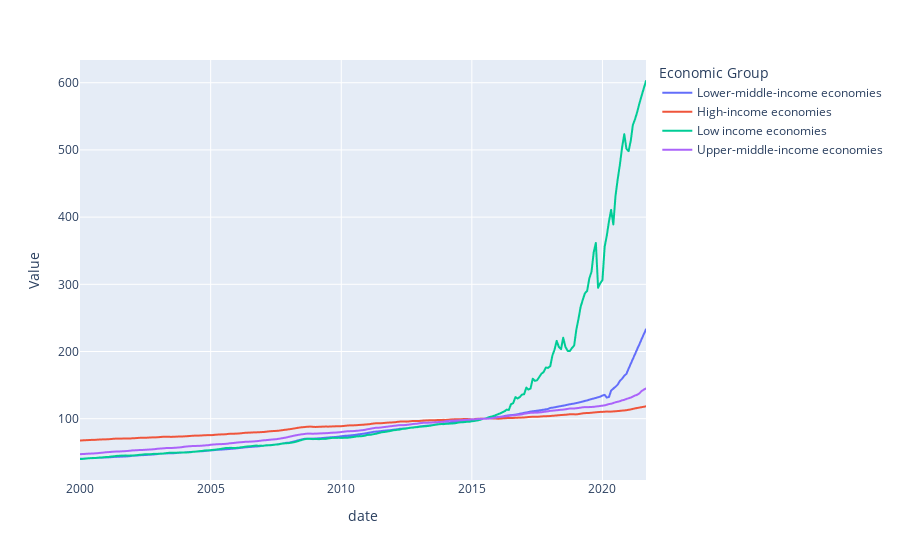

The code cell stored with this chart in its notebook:
### Code cell
px.line(ecpi_pdf[ecpi_pdf['Item'] == 'Consumer Prices, General Indices (2015 = 100)'].sort_values(by=['date']) , x='date', y='Value', color='Economic Group')

### Figure 1 — Plotly figure (JSON) as saved in the notebook; plotly's stock layout.template omitted (floating-point values rounded to 4 significant figures; data arrays with more than 128 entries replaced by an {"elided": "..."} marker saying what was removed)
{"data": [{"hovertemplate": "Economic Group=Lower-middle-income economies<br>date=%{x}<br>Value=%{y}<extra></extra>", "legendgroup": "Lower-middle-income economies", "line": {"color": "#636efa", "dash": "solid"}, "marker": {"symbol": "circle"}, "mode": "lines", "name": "Lower-middle-income economies", "showlegend": true, "type": "scattergl", "x": {"elided": "261 str values"}, "xaxis": "x", "y": {"elided": "261 float values"}, "yaxis": "y"}, {"hovertemplate": "Economic Group=High-income economies<br>date=%{x}<br>Value=%{y}<extra></extra>", "legendgroup": "High-income economies", "line": {"color": "#EF553B", "dash": "solid"}, "marker": {"symbol": "circle"}, "mode": "lines", "name": "High-income economies", "showlegend": true, "type": "scattergl", "x": {"elided": "261 str values"}, "xaxis": "x", "y": {"elided": "261 float values"}, "yaxis": "y"}, {"hovertemplate": "Economic Group=Low income economies<br>date=%{x}<br>Value=%{y}<extra></extra>", "legendgroup": "Low income economies", "line": {"color": "#00cc96", "dash": "solid"}, "marker": {"symbol": "circle"}, "mode": "lines", "name": "Low income economies", "showlegend": true, "type": "scattergl", "x": {"elided": "261 str values"}, "xaxis": "x", "y": {"elided": "261 float values"}, "yaxis": "y"}, {"hovertemplate": "Economic Group=Upper-middle-income economies<br>date=%{x}<br>Value=%{y}<extra></extra>", "legendgroup": "Upper-middle-income economies", "line": {"color": "#ab63fa", "dash": "solid"}, "marker": {"symbol": "circle"}, "mode": "lines", "name": "Upper-middle-income economies", "showlegend": true, "type": "scattergl", "x": {"elided": "261 str values"}, "xaxis": "x", "y": {"elided": "261 float values"}, "yaxis": "y"}], "layout": {"legend": {"title": {"text": "Economic Group"}, "tracegroupgap": 0}, "margin": {"t": 60}, "xaxis": {"anchor": "y", "domain": [0, 1], "title": {"text": "date"}}, "yaxis": {"anchor": "x", "domain": [0, 1], "title": {"text": "Value"}}}}
